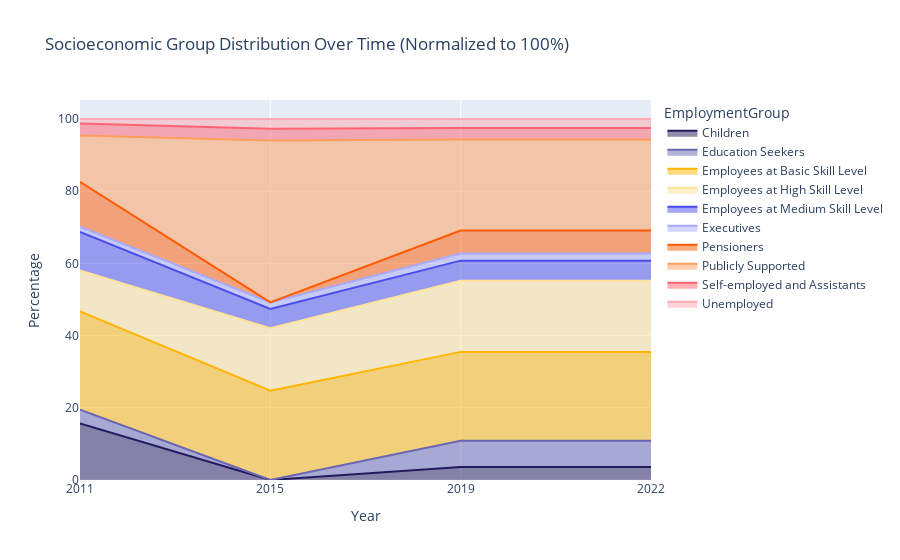

Write notebook code for a chart like this one.
### Code cell
output_notebook()

# Lists of categories
employment_groups = sorted(df_socio_long['EmploymentGroup'].unique())

# Define the color mapping for Employment Groups
employment_groups = df_socio_year['EmploymentGroup'].unique()
color_map = dict(zip(sorted(employment_groups), expanded_colors[:len(employment_groups)]))

# Plot
fig = px.area(
    df_socio_year,
    x='Year',
    y='Percentage',
    color='EmploymentGroup',
    title='Socioeconomic Group Distribution Over Time (Normalized to 100%)',
    color_discrete_map=color_map
)

# Only one hover box for the hovered group
fig.update_traces(
    hovertemplate='<b>%{fullData.name}</b><br>Year: %{x}<br>Percentage: %{y:.2f}%',
    hoverinfo="skip"  # Prevents extra info outside the box
)

fig.update_layout(
    hoverlabel=dict(
        namelength=-1,
        bgcolor="white",
        bordercolor="black",
        font_size=12
    ),
    legend_tracegroupgap=0,
    legend_itemclick=False,
    legend_itemdoubleclick=False
)
fig.update_layout(
    xaxis=dict(
        categoryorder='array',
        categoryarray=sorted(df_socio_year['Year'].unique())
    )
)

fig.show()

### Figure 1 — Plotly figure (JSON) as saved in the notebook; plotly's stock layout.template omitted (floating-point values rounded to 4 significant figures)
{"data": [{"fillpattern": {"shape": ""}, "hoverinfo": "skip", "hovertemplate": "<b>%{fullData.name}</b><br>Year: %{x}<br>Percentage: %{y:.2f}%", "legendgroup": "Children", "line": {"color": "#241B5F"}, "marker": {"symbol": "circle"}, "mode": "lines", "name": "Children", "orientation": "v", "showlegend": true, "stackgroup": "1", "type": "scatter", "x": ["2011", "2019", "2022"], "xaxis": "x", "y": [15.68, 3.628, 3.628], "yaxis": "y"}, {"fillpattern": {"shape": ""}, "hoverinfo": "skip", "hovertemplate": "<b>%{fullData.name}</b><br>Year: %{x}<br>Percentage: %{y:.2f}%", "legendgroup": "Education Seekers", "line": {"color": "#6A66B2"}, "marker": {"symbol": "circle"}, "mode": "lines", "name": "Education Seekers", "orientation": "v", "showlegend": true, "stackgroup": "1", "type": "scatter", "x": ["2011", "2019", "2022"], "xaxis": "x", "y": [3.79, 7.241, 7.241], "yaxis": "y"}, {"fillpattern": {"shape": ""}, "hoverinfo": "skip", "hovertemplate": "<b>%{fullData.name}</b><br>Year: %{x}<br>Percentage: %{y:.2f}%", "legendgroup": "Employees at Basic Skill Level", "line": {"color": "#FFB400"}, "marker": {"symbol": "circle"}, "mode": "lines", "name": "Employees at Basic Skill Level", "orientation": "v", "showlegend": true, "stackgroup": "1", "type": "scatter", "x": ["2011", "2015", "2019", "2022"], "xaxis": "x", "y": [27.23, 24.76, 24.62, 24.62], "yaxis": "y"}, {"fillpattern": {"shape": ""}, "hoverinfo": "skip", "hovertemplate": "<b>%{fullData.name}</b><br>Year: %{x}<br>Percentage: %{y:.2f}%", "legendgroup": "Employees at High Skill Level", "line": {"color": "#FFE299"}, "marker": {"symbol": "circle"}, "mode": "lines", "name": "Employees at High Skill Level", "orientation": "v", "showlegend": true, "stackgroup": "1", "type": "scatter", "x": ["2011", "2015", "2019", "2022"], "xaxis": "x", "y": [11.34, 17.32, 19.68, 19.68], "yaxis": "y"}, {"fillpattern": {"shape": ""}, "hoverinfo": "skip", "hovertemplate": "<b>%{fullData.name}</b><br>Year: %{x}<br>Percentage: %{y:.2f}%", "legendgroup": "Employees at Medium Skill Level", "line": {"color": "#4A4DE9"}, "marker": {"symbol": "circle"}, "mode": "lines", "name": "Employees at Medium Skill Level", "orientation": "v", "showlegend": true, "stackgroup": "1", "type": "scatter", "x": ["2011", "2015", "2019", "2022"], "xaxis": "x", "y": [10.69, 5.332, 5.599, 5.599], "yaxis": "y"}, {"fillpattern": {"shape": ""}, "hoverinfo": "skip", "hovertemplate": "<b>%{fullData.name}</b><br>Year: %{x}<br>Percentage: %{y:.2f}%", "legendgroup": "Executives", "line": {"color": "#A7AAFF"}, "marker": {"symbol": "circle"}, "mode": "lines", "name": "Executives", "orientation": "v", "showlegend": true, "stackgroup": "1", "type": "scatter", "x": ["2011", "2015", "2019", "2022"], "xaxis": "x", "y": [1.416, 1.77, 1.947, 1.947], "yaxis": "y"}, {"fillpattern": {"shape": ""}, "hoverinfo": "skip", "hovertemplate": "<b>%{fullData.name}</b><br>Year: %{x}<br>Percentage: %{y:.2f}%", "legendgroup": "Pensioners", "line": {"color": "#FF5A00"}, "marker": {"symbol": "circle"}, "mode": "lines", "name": "Pensioners", "orientation": "v", "showlegend": true, "stackgroup": "1", "type": "scatter", "x": ["2011", "2019", "2022"], "xaxis": "x", "y": [12.43, 6.381, 6.381], "yaxis": "y"}, {"fillpattern": {"shape": ""}, "hoverinfo": "skip", "hovertemplate": "<b>%{fullData.name}</b><br>Year: %{x}<br>Percentage: %{y:.2f}%", "legendgroup": "Publicly Supported", "line": {"color": "#FF9D5C"}, "marker": {"symbol": "circle"}, "mode": "lines", "name": "Publicly Supported", "orientation": "v", "showlegend": true, "stackgroup": "1", "type": "scatter", "x": ["2011", "2015", "2019", "2022"], "xaxis": "x", "y": [12.86, 44.88, 25.21, 25.21], "yaxis": "y"}, {"fillpattern": {"shape": ""}, "hoverinfo": "skip", "hovertemplate": "<b>%{fullData.name}</b><br>Year: %{x}<br>Percentage: %{y:.2f}%", "legendgroup": "Self-employed and Assistants", "line": {"color": "#FF6273"}, "marker": {"symbol": "circle"}, "mode": "lines", "name": "Self-employed and Assistants", "orientation": "v", "showlegend": true, "stackgroup": "1", "type": "scatter", "x": ["2011", "2015", "2019", "2022"], "xaxis": "x", "y": [3.313, 3.254, 3.173, 3.173], "yaxis": "y"}, {"fillpattern": {"shape": ""}, "hoverinfo": "skip", "hovertemplate": "<b>%{fullData.name}</b><br>Year: %{x}<br>Percentage: %{y:.2f}%", "legendgroup": "Unemployed", "line": {"color": "#FFAAB2"}, "marker": {"symbol": "circle"}, "mode": "lines", "name": "Unemployed", "orientation": "v", "showlegend": true, "stackgroup": "1", "type": "scatter", "x": ["2011", "2015", "2019", "2022"], "xaxis": "x", "y": [1.259, 2.69, 2.527, 2.527], "yaxis": "y"}], "layout": {"hoverlabel": {"bgcolor": "white", "bordercolor": "black", "font": {"size": 12}, "namelength": -1}, "legend": {"itemclick": false, "itemdoubleclick": false, "title": {"text": "EmploymentGroup"}, "tracegroupgap": 0}, "title": {"text": "Socioeconomic Group Distribution Over Time (Normalized to 100%)"}, "xaxis": {"anchor": "y", "categoryarray": ["2011", "2015", "2019", "2022"], "categoryorder": "array", "domain": [0, 1], "title": {"text": "Year"}}, "yaxis": {"anchor": "x", "domain": [0, 1], "title": {"text": "Percentage"}}}}
